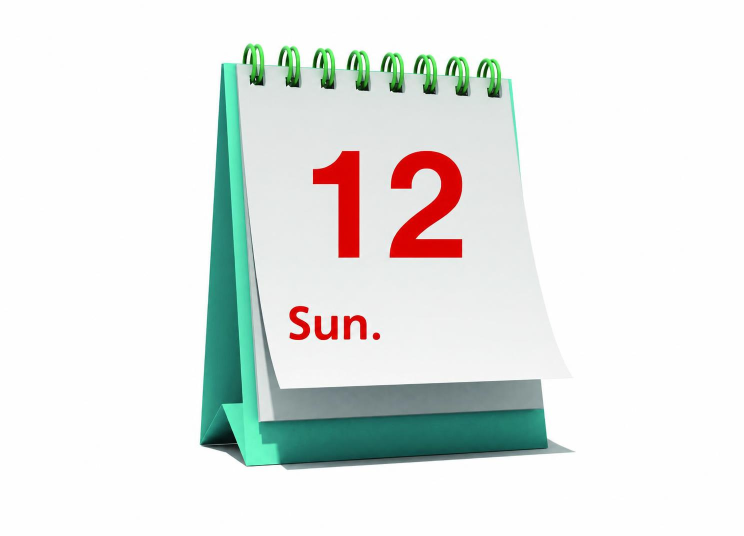
#> input picture tools/English Lesson Hub HWG/generated-images/20260907/hwg5-u01-weekdays-no-chinese/01-sunday-no-chinese.jpg, 1488 x 1072 px (shown at 1/2 size)
$ python repair_checkerboard_alpha.py '../../English Lesson Hub HWG/generated-images/20260907/hwg5-u01-weekdays-no-chinese/01-sunday-no-chinese.jpg' out.png
#> lines starting #> are read from the running program, lines starting #| are printed output that depends on the picture; after the words box and inside, x2 and y2 are one past the last pixel; in counts of white or black regions, pixels touching at a corner belong together
"""Convert an ImageGen-baked pale checkerboard into real PNG alpha.

The source file is never modified. The output path must not already exist.
Only the pale background connected to a canvas corner is flood-filled, so
white details enclosed by the character outline remain opaque.
"""

from __future__ import annotations

import argparse
import hashlib
from pathlib import Path

from PIL import Image, ImageDraw, ImageFilter


def sha256(path: Path) -> str:
    digest = hashlib.sha256()
    with path.open("rb") as handle:
        for chunk in iter(lambda: handle.read(1024 * 1024), b""):
            digest.update(chunk)
    return digest.hexdigest().upper()


def main() -> None:
    parser = argparse.ArgumentParser()
    parser.add_argument("source", type=Path)
    parser.add_argument("output", type=Path)
    parser.add_argument("--threshold", type=int, default=32)
    parser.add_argument("--erode-pixels", type=int, default=0)
    args = parser.parse_args()

    if not args.source.is_file():
        raise SystemExit(f"Source does not exist: {args.source}")
    if args.output.exists():
        raise SystemExit(f"Refusing to overwrite: {args.output}")

    image = Image.open(args.source).convert("RGBA")
    width, height = image.size
#> width = 1488; height = 1072
    corners = ((0, 0), (width - 1, 0), (0, height - 1), (width - 1, height - 1))

    # ImageGen sometimes draws the transparency checkerboard into RGB. The
    # checker shades are near-white and connected across the outer canvas.
    for corner in corners:
        if image.getpixel(corner)[3] != 0:
            ImageDraw.floodfill(
                image,
                corner,
                (0, 0, 0, 0),
                thresh=args.threshold,
            )

    alpha = image.getchannel("A")
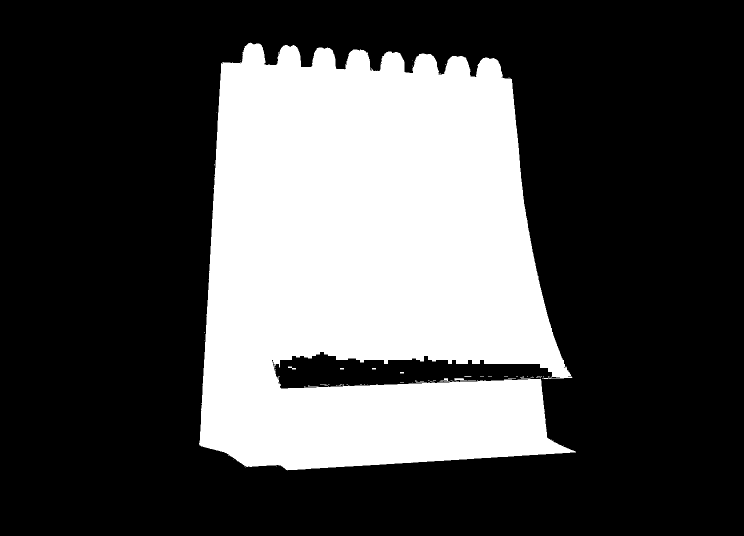
#> alpha: PIL image 1488x1072 L (shown at 1/2 size); 31.3% white; 74 white regions (64 under 20 px), largest, box (x1, y1, x2, y2) and area: (398, 85, 1152, 941) 498888, (881, 756, 900, 764) 58, (576, 733, 592, 739) 48
    for _ in range(args.erode_pixels):
        alpha = alpha.filter(ImageFilter.MinFilter(3))
    if args.erode_pixels:
        image.putalpha(alpha)
    extrema = alpha.getextrema()
#> extrema = (0, 255)
    transparent_pixels = sum(
        count
        for count, value in alpha.getcolors(width * height) or []
        if value == 0
    )
#> transparent_pixels = 1095700
    if extrema == (255, 255) or transparent_pixels == 0:
        raise SystemExit("Alpha repair failed: no transparent pixels were created")

    args.output.parent.mkdir(parents=True, exist_ok=True)
    image.save(args.output, format="PNG", optimize=True)
    print(f"output={args.output}")
    print(f"size={width}x{height}")
#| size=1488x1072
    print(f"alpha_extrema={extrema[0]},{extrema[1]}")
#| alpha_extrema=0,255
    print(f"transparent_pixels={transparent_pixels}")
#| transparent_pixels=1095700
    print(f"sha256={sha256(args.output)}")


if __name__ == "__main__":
    main()
